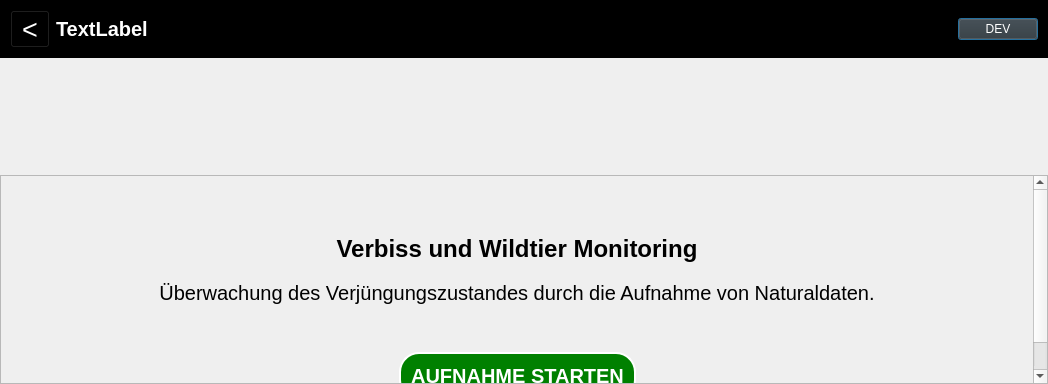
<?xml version="1.0" encoding="UTF-8"?>
<ui version="4.0">
 <class>LfbRegenerationWildlifeImpactDialogBase</class>
 <widget class="QDialog" name="LfbRegenerationWildlifeImpactDialogBase">
  <property name="geometry">
   <rect>
    <x>0</x>
    <y>0</y>
    <width>1048</width>
    <height>384</height>
   </rect>
  </property>
  <property name="sizePolicy">
   <sizepolicy hsizetype="MinimumExpanding" vsizetype="Fixed">
    <horstretch>1</horstretch>
    <verstretch>0</verstretch>
   </sizepolicy>
  </property>
  <property name="minimumSize">
   <size>
    <width>400</width>
    <height>100</height>
   </size>
  </property>
  <property name="windowTitle">
   <string>Lfb Regeneration and Wildlife Impact Monitoring</string>
  </property>
  <layout class="QGridLayout" name="gridLayout">
   <property name="leftMargin">
    <number>0</number>
   </property>
   <property name="topMargin">
    <number>0</number>
   </property>
   <property name="rightMargin">
    <number>0</number>
   </property>
   <property name="bottomMargin">
    <number>0</number>
   </property>
   <item row="0" column="0">
    <widget class="QWidget" name="lfbMenuBar_2" native="true">
     <property name="sizePolicy">
      <sizepolicy hsizetype="Preferred" vsizetype="Fixed">
       <horstretch>0</horstretch>
       <verstretch>1</verstretch>
      </sizepolicy>
     </property>
     <property name="styleSheet">
      <string notr="true">background-color: rgb(0, 0, 0)</string>
     </property>
     <layout class="QHBoxLayout" name="lfbMenuBar">
      <property name="leftMargin">
       <number>10</number>
      </property>
      <property name="topMargin">
       <number>10</number>
      </property>
      <property name="rightMargin">
       <number>10</number>
      </property>
      <property name="bottomMargin">
       <number>10</number>
      </property>
      <item>
       <widget class="QToolButton" name="lfbHomeBtn">
        <property name="font">
         <font>
          <pointsize>20</pointsize>
         </font>
        </property>
        <property name="cursor">
         <cursorShape>PointingHandCursor</cursorShape>
        </property>
        <property name="styleSheet">
         <string notr="true">color: #ffffff;</string>
        </property>
        <property name="text">
         <string>&lt;</string>
        </property>
       </widget>
      </item>
      <item>
       <widget class="QLabel" name="lfbTitle">
        <property name="font">
         <font>
          <pointsize>15</pointsize>
          <weight>75</weight>
          <bold>true</bold>
         </font>
        </property>
        <property name="styleSheet">
         <string notr="true">color:#fff;</string>
        </property>
        <property name="text">
         <string>TextLabel</string>
        </property>
       </widget>
      </item>
      <item>
       <spacer name="horizontalSpacer_2">
        <property name="orientation">
         <enum>Qt::Horizontal</enum>
        </property>
        <property name="sizeHint" stdset="0">
         <size>
          <width>40</width>
          <height>20</height>
         </size>
        </property>
       </spacer>
      </item>
      <item>
       <widget class="QPushButton" name="lfbDevBtn">
        <property name="cursor">
         <cursorShape>PointingHandCursor</cursorShape>
        </property>
        <property name="styleSheet">
         <string notr="true">color: #fff;
background-color: #333;</string>
        </property>
        <property name="text">
         <string>DEV</string>
        </property>
       </widget>
      </item>
     </layout>
    </widget>
   </item>
   <item row="3" column="0">
    <widget class="QScrollArea" name="lfbHomeScreen">
     <property name="sizePolicy">
      <sizepolicy hsizetype="Expanding" vsizetype="Expanding">
       <horstretch>0</horstretch>
       <verstretch>2</verstretch>
      </sizepolicy>
     </property>
     <property name="tabletTracking">
      <bool>true</bool>
     </property>
     <property name="widgetResizable">
      <bool>true</bool>
     </property>
     <widget class="QWidget" name="scrollAreaWidgetContents">
      <property name="geometry">
       <rect>
        <x>0</x>
        <y>0</y>
        <width>1032</width>
        <height>280</height>
       </rect>
      </property>
      <property name="sizePolicy">
       <sizepolicy hsizetype="MinimumExpanding" vsizetype="MinimumExpanding">
        <horstretch>0</horstretch>
        <verstretch>0</verstretch>
       </sizepolicy>
      </property>
      <layout class="QVBoxLayout" name="verticalLayout">
       <item>
        <widget class="QWidget" name="lfbHeadline" native="true">
         <property name="sizePolicy">
          <sizepolicy hsizetype="Preferred" vsizetype="Fixed">
           <horstretch>0</horstretch>
           <verstretch>0</verstretch>
          </sizepolicy>
         </property>
         <layout class="QVBoxLayout" name="_2">
          <property name="topMargin">
           <number>50</number>
          </property>
          <property name="bottomMargin">
           <number>10</number>
          </property>
          <item>
           <widget class="QLabel" name="label">
            <property name="sizePolicy">
             <sizepolicy hsizetype="Preferred" vsizetype="Fixed">
              <horstretch>0</horstretch>
              <verstretch>0</verstretch>
             </sizepolicy>
            </property>
            <property name="font">
             <font>
              <pointsize>18</pointsize>
              <weight>75</weight>
              <bold>true</bold>
             </font>
            </property>
            <property name="text">
             <string>Verbiss und Wildtier Monitoring</string>
            </property>
            <property name="alignment">
             <set>Qt::AlignCenter</set>
            </property>
            <property name="margin">
             <number>10</number>
            </property>
           </widget>
          </item>
          <item>
           <widget class="QLabel" name="label_2">
            <property name="font">
             <font>
              <pointsize>15</pointsize>
             </font>
            </property>
            <property name="text">
             <string>Überwachung des Verjüngungszustandes durch die Aufnahme von Naturaldaten.</string>
            </property>
            <property name="alignment">
             <set>Qt::AlignCenter</set>
            </property>
            <property name="wordWrap">
             <bool>true</bool>
            </property>
            <property name="margin">
             <number>5</number>
            </property>
           </widget>
          </item>
          <item>
           <layout class="QHBoxLayout" name="horizontalLayout">
            <property name="leftMargin">
             <number>0</number>
            </property>
            <property name="topMargin">
             <number>20</number>
            </property>
            <item>
             <spacer name="horizontalSpacer">
              <property name="orientation">
               <enum>Qt::Horizontal</enum>
              </property>
              <property name="sizeHint" stdset="0">
               <size>
                <width>40</width>
                <height>20</height>
               </size>
              </property>
             </spacer>
            </item>
            <item>
             <widget class="QPushButton" name="lfbNewEntry">
              <property name="font">
               <font>
                <pointsize>15</pointsize>
                <weight>75</weight>
                <bold>true</bold>
               </font>
              </property>
              <property name="cursor">
               <cursorShape>PointingHandCursor</cursorShape>
              </property>
              <property name="styleSheet">
               <string notr="true">QPushButton{
	border-radius: 20px;
	border: 2px solid #333;
	color: #555;
	margin: 10px 0px 0px;
	padding: 10px;
}
QPushButton:hover{
	background-color: yellow;
}
QPushButton:enabled{
	border-radius: 20px;
	border: 2px solid #fff;
	background-color: green;
	color: #fff;
}</string>
              </property>
              <property name="text">
               <string>AUFNAHME STARTEN</string>
              </property>
             </widget>
            </item>
            <item>
             <spacer name="horizontalSpacer_3">
              <property name="orientation">
               <enum>Qt::Horizontal</enum>
              </property>
              <property name="sizeHint" stdset="0">
               <size>
                <width>40</width>
                <height>20</height>
               </size>
              </property>
             </spacer>
            </item>
           </layout>
          </item>
         </layout>
        </widget>
       </item>
       <item>
        <layout class="QVBoxLayout" name="lfbHomeInputs"/>
       </item>
      </layout>
     </widget>
    </widget>
   </item>
   <item row="1" column="0">
    <widget class="QTabWidget" name="lfbTabWidget">
     <property name="sizePolicy">
      <sizepolicy hsizetype="Expanding" vsizetype="MinimumExpanding">
       <horstretch>0</horstretch>
       <verstretch>1</verstretch>
      </sizepolicy>
     </property>
     <property name="font">
      <font>
       <pointsize>15</pointsize>
      </font>
     </property>
     <property name="layoutDirection">
      <enum>Qt::LeftToRight</enum>
     </property>
     <property name="styleSheet">
      <string notr="true">QTabBar{
    alignment: center;
    background-color: #444;
    padding: 0px;
    margin: 0px;
    border: none;
    qproperty-drawBase: 0;
    border-top: 0px;
}
QTabBar::tab {
    background-color: transparent;
    width: 32px;
    height: 32px;
    margin: 10px;
    border-radius: 10px;
    padding: 0px;
    text-align: center;
}
QTabBar::tab:enabled{
    background-color: transparent;
}
QTabBar::tab:selected{
    width: 32px;
    height: 32px;
    margin:  7px 7px 0px 7px;
    padding: 0px 5px 15px 5px;
    border-bottom-left-radius: 0px;
    border-bottom-right-radius: 0px;
    background-color: #eee;
}
QTabWidget::pane { border: 0; }</string>
     </property>
     <property name="tabPosition">
      <enum>QTabWidget::North</enum>
     </property>
     <property name="currentIndex">
      <number>-1</number>
     </property>
     <property name="iconSize">
      <size>
       <width>32</width>
       <height>32</height>
      </size>
     </property>
     <property name="elideMode">
      <enum>Qt::ElideLeft</enum>
     </property>
     <property name="documentMode">
      <bool>true</bool>
     </property>
     <property name="movable">
      <bool>false</bool>
     </property>
    </widget>
   </item>
   <item row="2" column="0">
    <layout class="QVBoxLayout" name="lfbMain">
     <property name="spacing">
      <number>0</number>
     </property>
     <property name="sizeConstraint">
      <enum>QLayout::SetMinimumSize</enum>
     </property>
    </layout>
   </item>
  </layout>
 </widget>
 <resources/>
 <connections/>
</ui>
